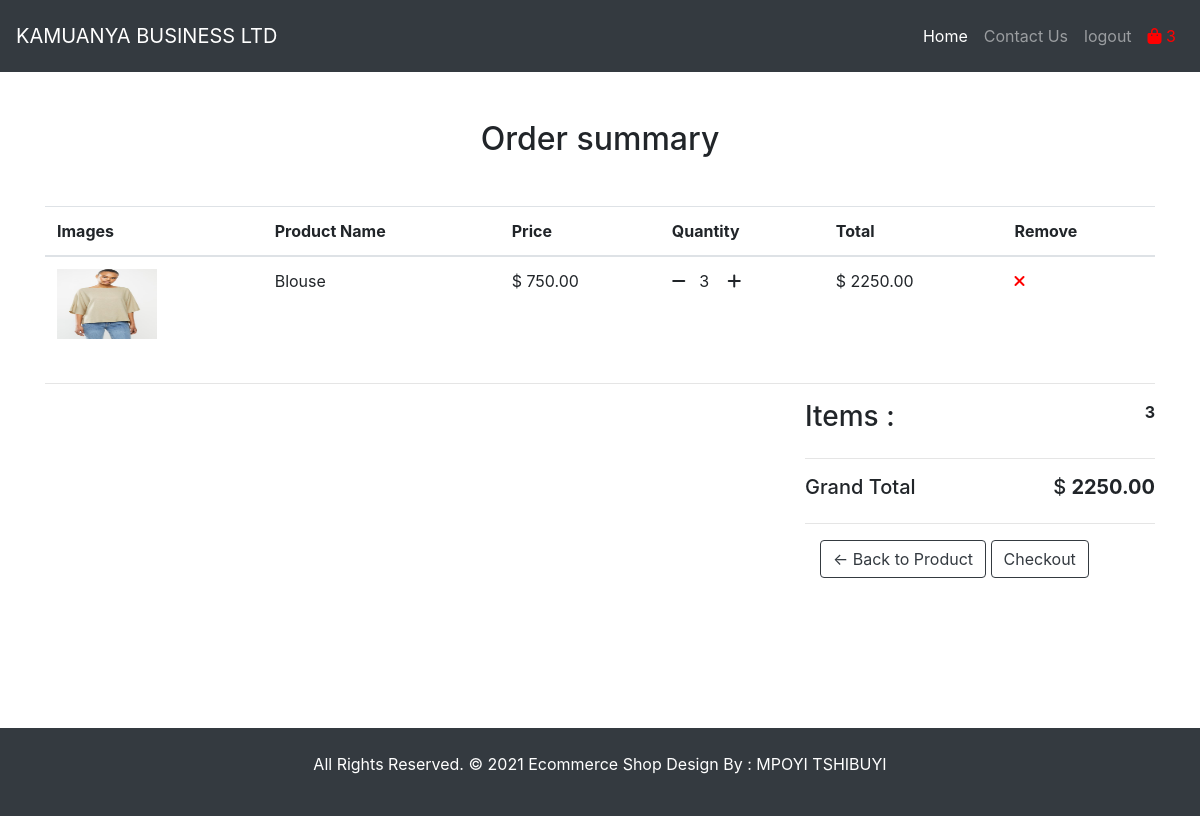
The app's page /cart/ (signed in) with its own data.
### store/models.py (models this page shows, shortened)
class OrderItem(models.Model):
    user                          = models.ForeignKey(User,             verbose_name="USER",    on_delete=models.CASCADE)
    product                       = models.ForeignKey(Product,          verbose_name="PRODUCT", on_delete=models.CASCADE)
    order                         = models.ForeignKey(Order,            verbose_name="ORDER",   on_delete=models.CASCADE)
    complete                      = models.BooleanField(default=False)
    quantity                      = models.IntegerField("QUANTITY",     default=0)
    date_added                    = models.DateTimeField("DATE ADDED",  auto_now_add= True)
    class Meta:
        app_label   = 'store'
        db_table    = 'OrderItem'
        verbose_name_plural = 'orderitems'
    @property
    def get_total(self):
        total = self.product.price * self.quantity
        return total

class Product(models.Model):
    title                   = models.CharField('TITLE' ,                max_length=120)
    digital                 = models.BooleanField("DIGITAL",                   default=False, blank=True, null=True)
    image                   = models.ImageField('PRODUCT IMAGE',        upload_to='photo/',        blank=True,     null=True)
    description             = models.TextField('DESCRIPTION',           )
    price                   = models.DecimalField('PRICE',              max_digits=19,      default=0,              decimal_places=2,  blank=True)
    discount_price          = models.DecimalField('DISCOUNTED PRICE',   max_digits=19,      default=0,              decimal_places=2,  blank=True)
    top_featured            = models.BooleanField("TOP FEATURE",        default=False,      blank=True, null=True)
    best_seller             = models.BooleanField("BEST SELLER",        default=False,      blank=True, null=True)
    class Meta:
        app_label   = 'store'
        db_table    = 'Product'
        verbose_name_plural = 'products'
    @property
    def image_url(self):
        try:
            url = self.image.url
        except:
            url = ''
        return url

class Order(models.Model):
    user                        = models.ForeignKey(User, on_delete=models.CASCADE)
    date_ordered                = models.DateTimeField(auto_now_add= True)
    complete                    = models.BooleanField(default=False)
    address                     = models.CharField(max_length=120, blank=True, null=True)
    payment                     = models.CharField(max_length=120, blank=True, null=True)
    coupon                      = models.CharField(max_length=120, blank=True, null=True)
    being_delivered             = models.CharField(max_length=120, blank=True, null=True)
    received                    = models.CharField(max_length=120, blank=True, null=True)
    refund_requested            = models.CharField(max_length=120, blank=True, null=True)
    refund_granted              = models.CharField(max_length=120, blank=True, null=True)
    class Meta:
        app_label   = 'store'
        db_table    = 'Order'
        verbose_name_plural = 'orders'
    @property
    def get_cart_total(self):
        orderitems = self.orderitem_set.all()
        total = sum([item.get_total for item in orderitems])
        return total
    @property
    def get_cart_items(self):
        orderitems = self.orderitem_set.all()
        total = sum([item.quantity for item in orderitems])
        return total

### store/views.py (the view)
# urls.py: path('cart/',                                       cart,               name="cart"),
def cart(request):
    template_name = 'store/cart.html'
    if request.user.is_authenticated:
        user = request.user
        order, created = Order.objects.get_or_create(
            user = user,
            complete = False
        )
        items = order.orderitem_set.all()
        cartItems = order.get_cart_items
    else:
        items = []
        order = {'get_cart_total':0, 'get_cart_items': 0, 'sipping':False}
        cartItems = order['get_cart_items']
    context = {'items': items, 'order': order, 'cartItems':cartItems}
    return render(request, template_name, context)

### store/templates/store/cart.html (shortened to what this page needs)
{% extends 'base.html' %}
{% block content %}
<div class="cart-box-main mt-5 " style="margin-bottom: 150px;">
    <div class="container">
        <h2 class="text-center mb-5"> Order summary</h2>
        <div class="row">
            <div class="col-lg-12">
                <div class="table-main table-responsive  ">
                    <table  class="table color-darker" >
                        <thead>
                        <tr>
                            <th>Images</th>
                            <th>Product Name</th>
                            <th>Price</th>
                            <th>Quantity</th>
                            <th>Total</th>
                            <th>Remove</th>
                        </tr>
                        </thead>
                        <tbody>
                        {% for item in items %}
                        <tr>
                            <td class="thumbnail-img">
                                <a href="#">
                                    <img alt="" class="img-fluid" style="" src="{{ item.product.image_url }}"/>
                                </a>
                            </td>
                            <td>
                                <p>
                                    {{ item.product.title }}
                                </p>
                            </td>
                            <td >
                                <p>$ {{ item.product.price }} </p>
                            </td>
                            <td class="quantity-box "><i class="fa fa-minus chg-quantity  update-cart cursor-pointer"  data-action="remove"
                                data-product="{{ item.product.id }}" aria-hidden="true"></i>&nbsp; &nbsp;{{ item.quantity }}&nbsp; &nbsp; <i class="fa fa-plus chg-quantity update-cart pe-auto" data-action="add"
                                data-product="{{ item.product.id }}" aria-hidden="true"></i></td>
                            <td class="total-pr">
                                <p>$ {{ item.get_total }}</p>
                            </td>
                            <td class="remove-pr quantity-box "  style="color:red;">
                                    <i class="fas fa-times chg-quantity update-cart" data-action="delete"
                                data-product="{{ item.product.id }}"></i>
                            </td>
                        </tr>
                        {% endfor %}
                        </tbody>
                    </table>
                </div>
            </div>
        </div>
        <hr>
        <div class="row my-3 ">
            <div class="col-lg-8 col-sm-12"></div>
            <div class="col-lg-4 col-sm-12">
                <div class="order-box">
                      <div class="d-flex">
                        <h3>Items : </h3>
                        <div class="ml-auto font-weight-bold">{{ order.get_cart_items }} </div>
                    </div>
                    <hr>
                    <div class="d-flex gr-total">
                        <h5>Grand Total</h5>
                        <div class="ml-auto h5">  $ <b>{{ order.get_cart_total }}</b> </div>
                    </div>
                    <hr>
                <div class="container float-right">
                    <a class="btn btn-outline-dark" href="{% url 'store:home' %}">&#x2190; Back to Product</a>
                    <a class="ml-auto btn  btn-outline-dark hvr-hover" href="{% url 'store:checkout' %}">Checkout</a>
                </div>
                </div>
            </div>
        </div>
    </div>
</div>
{% endblock content %}

### store/templates/store/cart.html (style rules this page uses)
.img-fluid { width: 100px; height: 70px; }
.quantity-box { cursor: pointer; }

### records on screen
OrderItem: product.image_url (picture), product "Blouse", product.price "750.00", quantity "3", get_total "2250.00"
Order: get_cart_items "3", get_cart_total "2250.00"

### other values on screen
{{ brand_name }} "KAMUANYA BUSINESS LTD"
{{ cartItems }} "3"
